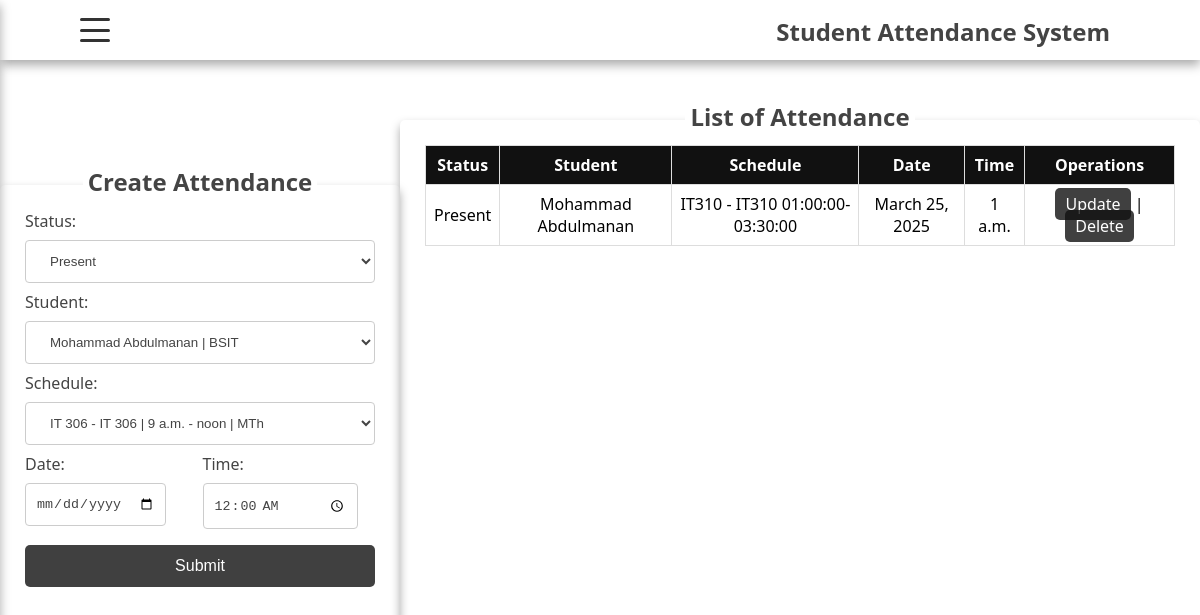
Before: /attendance/ with the older database file.
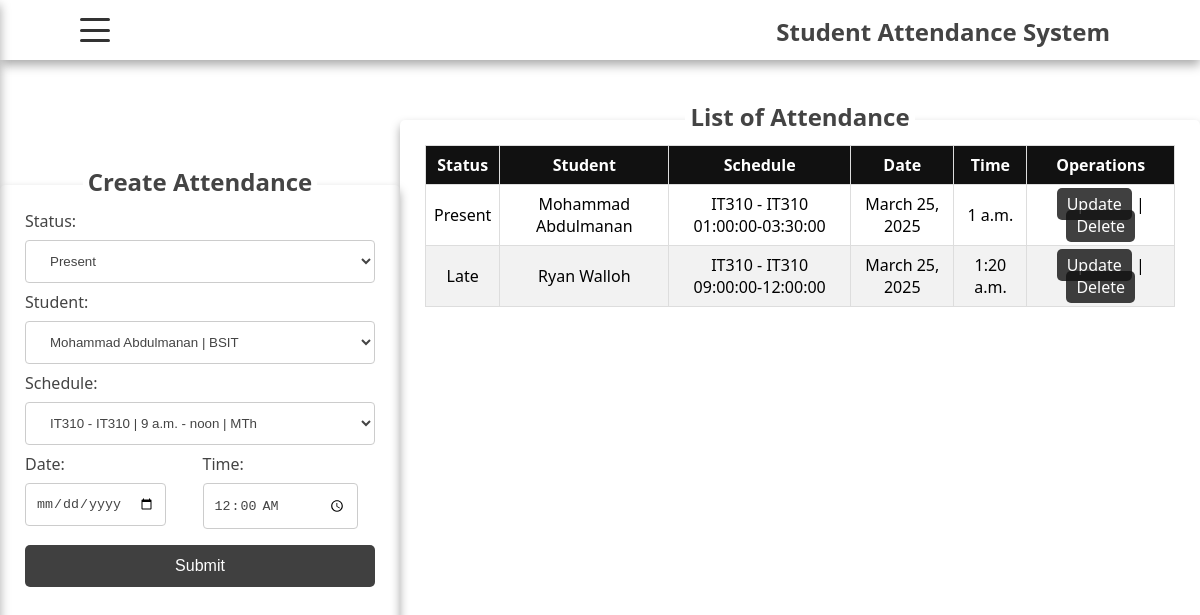
After: the same page with the newer database file.
### student/models.py (models this page shows, shortened)
class Attendance(models.Model):
    status = models.CharField(max_length=50)
    student_id = models.ForeignKey(Student, on_delete=models.CASCADE)
    schedule_id = models.ForeignKey(Schedule, on_delete=models.CASCADE)
    date = models.DateField()
    time = models.TimeField()

class Student(models.Model):
    firstname = models.CharField(max_length=100)
    lastname = models.CharField(max_length=100)
    birthday = models.DateField()
    gender = models.CharField(max_length=20)
    address = models.TextField()
    contactnumber = models.CharField(max_length=20)
    course_id = models.ForeignKey(Course, on_delete=models.CASCADE)
    def __str__(self):
        return f"{self.firstname} {self.lastname}"

class Schedule(models.Model):
    timestart = models.TimeField()
    timeend = models.TimeField()
    days = models.CharField(max_length=50)
    subject_id = models.ForeignKey(Subject, on_delete=models.CASCADE)
    teacher_id = models.ForeignKey(Teacher, on_delete=models.CASCADE)
    def __str__(self):
        return f"{self.subject_id} {self.timestart}-{self.timeend}"

class Subject(models.Model):
    name = models.CharField(max_length=100)
    description = models.TextField(blank=True, null=True)
    section = models.CharField(max_length=50)
    def __str__(self):
        return f"{self.name} - {self.section}"

### student/views.py (the view)
# urls.py: path('attendance/',views.attendance,name='attendance'),
def attendance(request):
    return render(request, 'student/attendance.html',{'title':'Attendance','attendance_data':Attendance.objects.all(),'student_data': Student.objects.all(),'schedule_data':Schedule.objects.all()})

### student/models.py (called while the page is built)
    def __str__(self):
        return self.course

### student/templates/student/attendance.html (shortened to what this page needs)
{% extends "base.html" %}
{%block content%}
    <div class="student-container">
        <div class="form-container">
            <div class="overlap-form-text">
                <h2>Create Attendance</h2>
            </div>
            <form action="{%url 'add_attendance'%}" method="post">
                <label for="">Status:</label>
                <select name="status" id="">
                    <option value="Present">Present</option>
                </select>
                <label for="">Student:</label>
                <select name="student_id" id="">
                    {%for student in student_data%}
                    <option value="{{student.id}}">{{student.firstname}} {{student.lastname}} | {{student.course_id}}</option>
                    {%endfor%}
                </select>
                <label for="">Schedule:</label>
                <select name="schedule_id" id="">
                    {%for schedule in schedule_data%}
                    <option value="{{schedule.id}}">{{schedule.subject_id}} | {{schedule.timestart}} - {{schedule.timeend}} | {{schedule.days}}</option>
                    {%endfor%}
                </select>
                <div class="date-gender-container">
                    <div class="date-cont">
                        <label for="">Date:</label>
                        <input type="date" name="date" id="">
                    </div>
                    <div class="gender-cont">
                        <label for="">Time:</label>
                        <input type="time" name="time" value="00:00" id="">
                    </div>
                </div>
                <button type="submit">Submit</button>
            </form>
        </div>
        <div class="list-container">
            <div class="overlap-list-text">
                <h2>List of Attendance</h2>
            </div>
            <div class="table-container">
                <table>
                    <thead>
                        <tr>
                            <th>Status</th>
                            <th>Student</th>
                            <th>Schedule</th>
                            <th>Date</th>
                            <th>Time</th>
                            <th>Operations</th>
                        </tr>
                    </thead>
                    <tbody>
                        {%for data in attendance_data%}
                        <tr>
                            <td>{{data.status}}</td>
                            <td>{{data.student_id}}</td>
                            <td>{{data.schedule_id}}</td>
                            <td>{{data.date}}</td>
                            <td>{{data.time}}</td>
                            <td>
                                <a href="{%url 'update_attendance' data.id%}">Update</a> |
                                <a href="{%url 'delete_attendance' data.id%}">Delete</a>
                            </td>
                        </tr>
                        {%endfor%}
                    </tbody>
                </table>
            </div>
        </div>
    </div>
{%endblock content%}

### student/templates/base.html (shortened to what this page needs)
{%load static%}
<!DOCTYPE html>
<html lang="en">
<head>
    <link rel="stylesheet" href="{%static 'css/style.css'%}">
</head>
<body>
    {%include 'student/navbar.html'%}
    <div class="main">
        {% block content %}
        {% endblock content %}
    </div>
</body>
</html>

### student/templates/student/navbar.html (shortened to what this page needs)
<nav class="navbar">
    <div class="navbar-container container">
        <div class="hamburger-lines">
            <span class="line line1"></span>
            <span class="line line2"></span>
            <span class="line line3"></span>
        </div>
        <h1 class="logo">Student Attendance System</h1>
    </div>
</nav>

Changed rows visible on the page:
added Attendance: status "Late", student_id "Ryan Walloh", schedule_id "IT310 - IT310 09:00:00-12:00:00", date "March 25, 2025", time "1:20 a.m."
Other visible differences:
form field schedule_id: "IT 306 - IT 306 | 9 a.m. - noon | MTh" → "IT310 - IT310 | 9 a.m. - noon | MTh"
